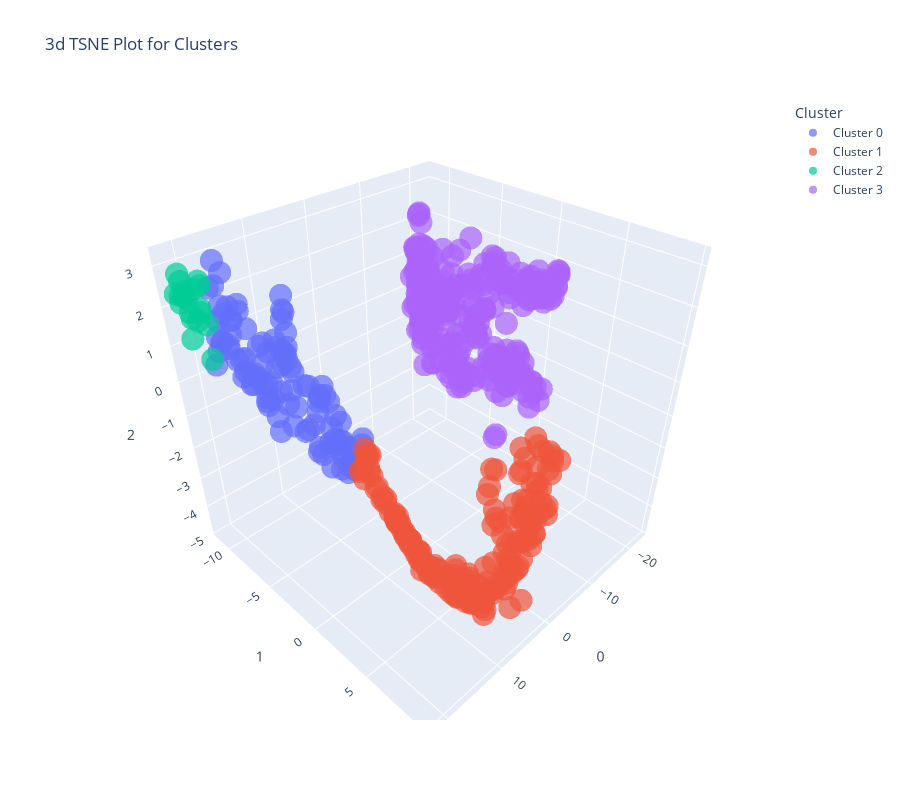

The cell this chart's notebook holds for it:
### Markdown cell above
PyCaret with plot='tsne' is used to visualize the clusters identified by the K-means algorithm in a lower-dimensional space using t-SNE (t-distributed Stochastic Neighbor Embedding).

t-SNE helps in understanding the structure of the clusters and their relationships in a more interpretable way.

### Code cell
plot_model(kmeans_4, plot = 'tsne')

### Figure 1 — Plotly figure (JSON) as saved in the notebook; plotly's stock layout.template omitted (floating-point values rounded to 4 significant figures; data arrays with more than 128 entries replaced by an {"elided": "..."} marker saying what was removed)
{"data": [{"customdata": [[null], [null], [null], [null], [null], [null], [null], [null], [null], [null], [null], [null], [null], [null], [null], [null], [null], [null], [null], [null], [null], [null], [null], [null], [null], [null], [null], [null], [null], [null], [null], [null], [null], [null], [null], [null], [null], [null], [null], [null], [null], [null], [null], [null], [null], [null], [null], [null], [null], [null], [null], [null], [null], [null], [null], [null], [null], [null], [null], [null], [null], [null], [null], [null], [null], [null], [null], [null], [null], [null], [null], [null], [null], [null], [null], [null], [null], [null], [null], [null], [null], [null], [null], [null], [null], [null], [null], [null], [null], [null], [null], [null], [null], [null], [null], [null], [null], [null], [null], [null], [null]], "hovertemplate": "Cluster=Cluster 0<br>0=%{x}<br>1=%{y}<br>2=%{z}<br>Feature=%{customdata[0]}<extra></extra>", "legendgroup": "Cluster 0", "marker": {"color": "#636efa", "opacity": 0.7, "symbol": "circle"}, "mode": "markers", "name": "Cluster 0", "scene": "scene", "showlegend": true, "type": "scatter3d", "x": [17.08, 12.55, 12.88, 12.32, 15.7, 18.56, 12.67, 15.16, 11.85, 19.3, 16.28, 17.64, 17.52, 16.86, 11.7, 14.08, 18.22, 13.89, 16.99, 13.42, 13.99, 14.11, 16.57, 17.18, 16.26, 12.2, 13.75, 12.29, 14.32, 13.92, 15.55, 13.24, 11.91, 14.34, 18.36, 10.94, 15.07, 13.66, 18.25, 11.57, 14.32, 14.99, 16.15, 17.5, 11.52, 16.45, 14.86, 12.96, 12.31, 16.94, 15.92, 16.01, 17.89, 12.35, 13.9, 12.94, 11.51, 12.32, 16.19, 17.2, 17.16, 17.23, 11.62, 11.72, 11.85, 13.16, 17.18, 12.38, 15.33, 14.79, 16.98, 14.32, 18.33, 12.33, 17.76, 13.36, 15.8, 9.271, 17.48, 17.87, 11.81, 14.48, 13.41, 16.52, 16.27, 12.79, 11.25, 14.4, 17.45, 13.19, 13.67, 16.45, 9.649, 13.69, 15.88, 17.88, 11.9, 13.51, 15.84, 18.76, 13.82], "y": [-9.729, -4.273, -4.197, -1.972, -7.798, -10.1, -2.353, -7.288, -1.987, -10.18, -7.235, -9.734, -9.008, -8.055, -3.801, -4.624, -10.07, -6.281, -8.167, -6.581, -6.327, -6.528, -8.01, -8.541, -7.134, -2.364, -5.803, -4.29, -5.817, -6.182, -7.009, -5.13, -2.792, -5.43, -10.4, -1.935, -6.414, -3.552, -9.856, -1.675, -6.389, -5.523, -7.2, -9.375, -3.346, -8.954, -5.947, -6.674, -3.353, -8.303, -7.307, -6.317, -9.479, -2.848, -3.814, -4.908, -2.405, -2.673, -7.546, -9.487, -9.293, -8.797, -1.687, -2.659, -4.046, -6.518, -9.322, -3.045, -7.578, -6.708, -8.606, -4.772, -9.885, -4.248, -9.896, -2.92, -6.906, -2.151, -10.09, -10.13, -4.248, -6.864, -6.326, -8.917, -8.487, -3.263, -3.062, -6.941, -8.669, -6.591, -6.266, -7.842, -2.028, -3.798, -6.552, -9.523, -1.926, -4.316, -7.592, -10.04, -5.96], "z": [2.791, -0.04068, -0.279, -1.681, 1.123, 1.221, -1.619, 1.011, -1.463, 0.5027, -0.2628, 1.8, 0.693, 0.1311, -0.0262, -0.7688, 1.63, 1.042, 0.1199, 1.837, 0.9934, 1.101, 0.4099, 0.4243, -0.351, -1.346, 0.6167, 0.1162, 0.1454, 0.8798, 0.2538, 0.3177, -0.9353, -0.2533, 2.41, -1.323, 0.06794, -1.333, 1.121, -1.589, 0.7652, -0.7527, -0.1537, 1.31, -0.3461, 2.083, -0.2197, 2.388, -0.6327, 0.3721, 0.1918, -0.9809, 0.9653, -1.02, -1.285, 0.3072, -1.076, -1.126, 0.1647, 1.993, 1.667, 0.7233, -1.6, -0.9567, 0.1209, 2.004, 1.686, -0.8973, 1.219, 0.6631, 0.768, -0.8308, 1.088, 0.06574, 1.994, -1.612, -0.165, -1.0, 3.056, 2.471, 0.3303, 1.154, 1.541, 1.917, 1.519, -1.01, -0.5111, 1.326, 0.2837, 2.062, 1.188, 0.3139, -1.118, -1.163, -0.606, 1.049, -1.542, -0.6196, 0.6615, 0.8501, 0.7249]}, {"customdata": {"elided": "181x1 null values"}, "hovertemplate": "Cluster=Cluster 1<br>0=%{x}<br>1=%{y}<br>2=%{z}<br>Feature=%{customdata[0]}<extra></extra>", "legendgroup": "Cluster 1", "marker": {"color": "#EF553B", "opacity": 0.7, "symbol": "circle"}, "mode": "markers", "name": "Cluster 1", "scene": "scene", "showlegend": true, "type": "scatter3d", "x": {"elided": "181 float values"}, "y": {"elided": "181 float values"}, "z": {"elided": "181 float values"}}, {"customdata": [[null], [null], [null], [null], [null], [null], [null], [null], [null], [null], [null], [null], [null], [null], [null], [null], [null], [null], [null]], "hovertemplate": "Cluster=Cluster 2<br>0=%{x}<br>1=%{y}<br>2=%{z}<br>Feature=%{customdata[0]}<extra></extra>", "legendgroup": "Cluster 2", "marker": {"color": "#00cc96", "opacity": 0.7, "symbol": "circle"}, "mode": "markers", "name": "Cluster 2", "scene": "scene", "showlegend": true, "type": "scatter3d", "x": [19.45, 21.16, 18.97, 19.87, 19.06, 20.69, 20.81, 19.7, 19.15, 20.46, 20.97, 20.95, 20.41, 20.46, 20.67, 21.74, 19.45, 21.29, 19.52], "y": [-10.8, -11.32, -10.75, -10.9, -10.82, -11.28, -11.36, -11.03, -10.55, -11.22, -11.04, -11.4, -11.1, -11.15, -11.3, -11.3, -10.83, -11.28, -10.35], "z": [1.812, 2.285, 2.463, 1.611, 2.567, 2.231, 2.595, 2.373, 1.509, 2.164, 1.2, 2.774, 1.689, 1.826, 2.345, 2.355, 1.906, 2.107, 0.6443]}, {"customdata": {"elided": "268x1 null values"}, "hovertemplate": "Cluster=Cluster 3<br>0=%{x}<br>1=%{y}<br>2=%{z}<br>Feature=%{customdata[0]}<extra></extra>", "legendgroup": "Cluster 3", "marker": {"color": "#ab63fa", "opacity": 0.7, "symbol": "circle"}, "mode": "markers", "name": "Cluster 3", "scene": "scene", "showlegend": true, "type": "scatter3d", "x": {"elided": "268 float values"}, "y": {"elided": "268 float values"}, "z": {"elided": "268 float values"}}], "layout": {"height": 800, "legend": {"title": {"text": "Cluster"}, "tracegroupgap": 0}, "scene": {"domain": {"x": [0, 1], "y": [0, 1]}, "xaxis": {"title": {"text": "0"}}, "yaxis": {"title": {"text": "1"}}, "zaxis": {"title": {"text": "2"}}}, "title": {"text": "3d TSNE Plot for Clusters"}, "width": 900}}
